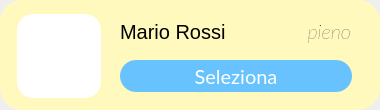
<?xml version="1.0" encoding="UTF-8"?>
<ui version="4.0">
 <class>Form</class>
 <widget class="QWidget" name="Form">
  <property name="geometry">
   <rect>
    <x>0</x>
    <y>0</y>
    <width>380</width>
    <height>110</height>
   </rect>
  </property>
  <property name="windowTitle">
   <string>Form</string>
  </property>
  <widget class="QWidget" name="selezionaDipendenteWidget" native="true">
   <property name="geometry">
    <rect>
     <x>0</x>
     <y>0</y>
     <width>380</width>
     <height>110</height>
    </rect>
   </property>
   <property name="minimumSize">
    <size>
     <width>380</width>
     <height>110</height>
    </size>
   </property>
   <property name="maximumSize">
    <size>
     <width>380</width>
     <height>110</height>
    </size>
   </property>
   <property name="styleSheet">
    <string notr="true">border-radius: 22px;
background-color:#fff9be;
border-width:0px;</string>
   </property>
   <widget class="QPushButton" name="pushButton_2">
    <property name="geometry">
     <rect>
      <x>120</x>
      <y>60</y>
      <width>232</width>
      <height>32</height>
     </rect>
    </property>
    <property name="font">
     <font>
      <family>Lato</family>
      <pointsize>15</pointsize>
      <weight>50</weight>
      <italic>false</italic>
      <bold>false</bold>
     </font>
    </property>
    <property name="cursor">
     <cursorShape>PointingHandCursor</cursorShape>
    </property>
    <property name="autoFillBackground">
     <bool>false</bool>
    </property>
    <property name="styleSheet">
     <string notr="true">QPushButton{
 background-color:rgb(104, 194, 253);
 border-style: solid;
 border-radius:16px;
color: rgb(255, 255, 255);
	font: 15pt &quot;Lato&quot;;
}

QPushButton::hover{


	border-color : rgb(15, 138, 204);
	color: white;
border-width:0;
}

QPushButton::pressed{
	border-color:rgb(104, 194, 253);
	border-width:2;
	background-color : white;
	color:rgb(104, 194, 253);
}
</string>
    </property>
    <property name="text">
     <string>Seleziona</string>
    </property>
   </widget>
   <widget class="QLabel" name="immagineLabel_17">
    <property name="geometry">
     <rect>
      <x>17</x>
      <y>14</y>
      <width>84</width>
      <height>84</height>
     </rect>
    </property>
    <property name="sizePolicy">
     <sizepolicy hsizetype="MinimumExpanding" vsizetype="MinimumExpanding">
      <horstretch>0</horstretch>
      <verstretch>0</verstretch>
     </sizepolicy>
    </property>
    <property name="minimumSize">
     <size>
      <width>84</width>
      <height>84</height>
     </size>
    </property>
    <property name="maximumSize">
     <size>
      <width>84</width>
      <height>84</height>
     </size>
    </property>
    <property name="styleSheet">
     <string notr="true">border-radius: 16px;
background-color: rgba(255, 255, 255, 255);</string>
    </property>
    <property name="text">
     <string/>
    </property>
    <property name="pixmap">
     <pixmap resource="res/res.qrc">:/icons/theater_comedy_FILL1_wght500_GRAD200_opsz48_risultato.png</pixmap>
    </property>
    <property name="scaledContents">
     <bool>true</bool>
    </property>
    <property name="alignment">
     <set>Qt::AlignCenter</set>
    </property>
    <property name="margin">
     <number>10</number>
    </property>
    <property name="indent">
     <number>10</number>
    </property>
   </widget>
   <widget class="QLabel" name="titoloLabel_3">
    <property name="geometry">
     <rect>
      <x>120</x>
      <y>16</y>
      <width>251</width>
      <height>31</height>
     </rect>
    </property>
    <property name="styleSheet">
     <string notr="true">font-size: 20px;
text-align: left;
background-color: rgba(255, 255, 255,0);
</string>
    </property>
    <property name="text">
     <string>Mario Rossi</string>
    </property>
    <property name="alignment">
     <set>Qt::AlignLeading|Qt::AlignLeft|Qt::AlignVCenter</set>
    </property>
   </widget>
   <widget class="QLabel" name="titoloLabel_4">
    <property name="geometry">
     <rect>
      <x>220</x>
      <y>16</y>
      <width>131</width>
      <height>31</height>
     </rect>
    </property>
    <property name="font">
     <font>
      <family>Lato</family>
      <pointsize>14</pointsize>
      <weight>3</weight>
      <italic>true</italic>
      <bold>false</bold>
     </font>
    </property>
    <property name="styleSheet">
     <string notr="true">font-size: 20px;
text-align: left;
background-color: rgba(255, 255, 255,0);
font: 25 italic 14pt &quot;Lato&quot;;	</string>
    </property>
    <property name="text">
     <string>pieno</string>
    </property>
    <property name="alignment">
     <set>Qt::AlignRight|Qt::AlignTrailing|Qt::AlignVCenter</set>
    </property>
   </widget>
  </widget>
 </widget>
 <resources>
  <include location="res/res.qrc"/>
  <include location="../../../../../../Program Files (x86)/Qt Designer/res/res.qrc"/>
 </resources>
 <connections/>
</ui>
